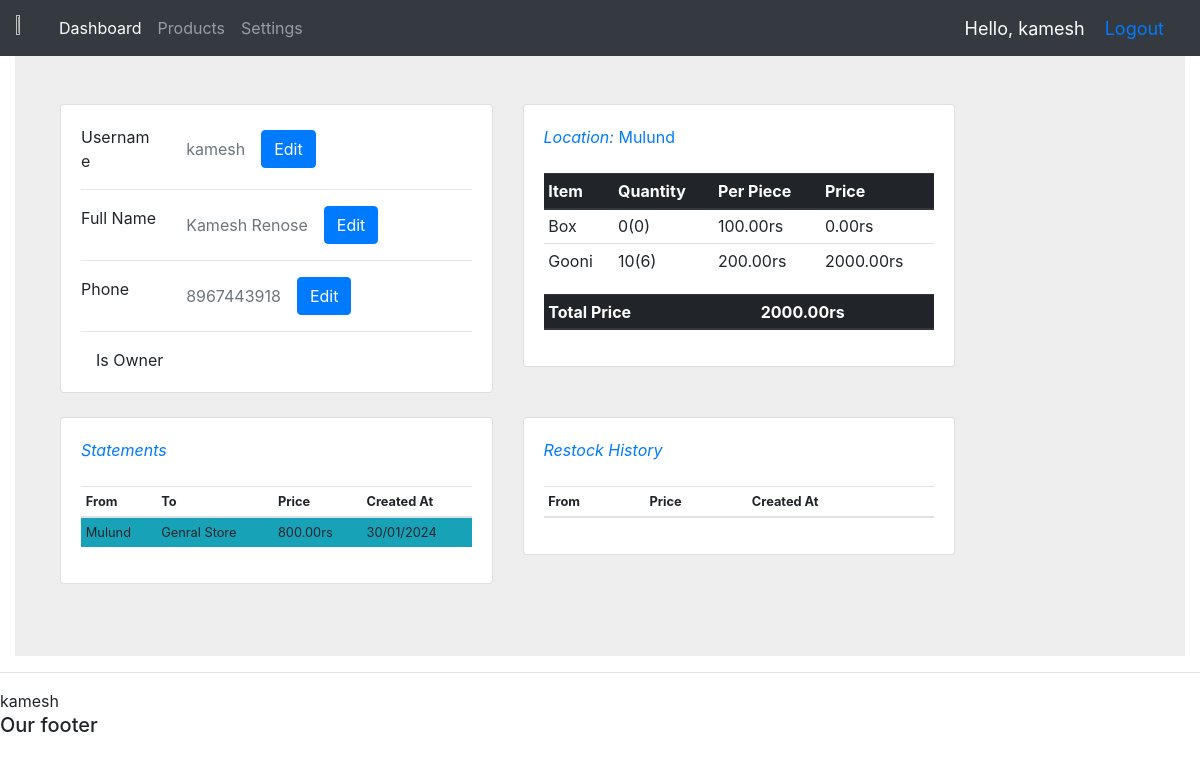
The app's page /userInfo/ (signed in) with its own data.
### accounts/models.py (models this page shows, shortened)
class Person(models.Model):
    user = models.OneToOneField(User, on_delete=models.CASCADE, null=True, blank=True)
    full_name = models.CharField(max_length=50, null=True, blank=True)
    number = models.CharField(max_length=15, null=True, blank=True)
    is_owner = models.BooleanField(default=False)
    def get_restock(self):
        if not self.is_owner:
            return None
        raw_statements = LocationStatement.objects.filter(creator=self).order_by(
            "-created_at"
        )
        statements = []
        color_map = {
            "Approved": "bg-success",
            "Rejected": "bg-danger",
            "Pending": "bg-info",
        }
        for each in raw_statements:
            data = each.get_ST_Info()
            data["status"] = color_map[data["status"]]
            statements.append(data)
        return statements
    def get_statement(self):
        raw_statements = StoreStatement.objects.filter(creator=self).order_by(
            "-created_at"
        )
        statements = []
        color_map = {
            "Approved": "bg-success",
            "Rejected": "bg-danger",
            "Pending": "bg-info",
        }
        for each in raw_statements:
            data = each.get_ST_Info()
            data["status"] = color_map[data["status"]]
            statements.append(data)
        return statements
    def has_location(self):
        try:
            self.location
            return True
        except:
            return False
    def get_assigned_location_name(self):
        if self.has_location():
            return self.location
        else:
            return None
    def inventory_for_assigned_location(self):
        if self.has_location():
            return self.location.get_inevn_data()
        else:
            return None

class Location(models.Model):
    name = models.CharField(max_length=50)
    person = models.OneToOneField(
        Person, on_delete=models.SET_NULL, null=True, blank=True
    )
    def get_inevn_data(self):
        ivent = Inventory.objects.filter(location=self)
        lst = []
        total = 0
        for each in ivent:
            data = {
                "name": each.item.name,
                "quan": each.quantity,
                "pend": each.pend,
                "per": each.item.price,
                "totP": each.price,
                "range": range(1, each.quantity + 1)
            }
            lst.append(data)
            total += data["totP"]
        return {"total_price": total, "data": lst}
    def __str__(self):
        return self.name

class Item(models.Model):
    name = models.CharField(max_length=50)
    price = models.DecimalField(max_digits=10, decimal_places=2)

class Store(models.Model):
    name = models.CharField(max_length=50)
    owner = models.CharField(max_length=25, null=True, blank=True)
    phone = models.CharField(max_length=10, null=True, blank=True)
    address = models.CharField(max_length=255, null=True, blank=True)
    location = models.ForeignKey(Location, on_delete=models.CASCADE)
    def __str__(self):
        return self.name

### accounts/views.py (the view)
# urls.py: path('userInfo/', userInfoEmp, name='userInfo'),
@login_required(login_url="login")
def userInfoEmp(request):
    user = User.objects.get(id=request.user.id)
    context = getInfo(user)
    return render(request, "accounts/userInfo.html", context)

### accounts/models.py (called while the page is built)
    @property
    def price(self):
        return self.quantity * self.item.price

    @property
    def price(self):
        return self.item.price * self.quantity

    def get_ST_Info(self):
        dataSt = {
            "from": self.warehouse,
            "to": self.customer,
            "creator": self.creator,
            "status": self.status,
            "itemList": self.tags.all(),
            "created_at": self.created_at.strftime('%d/%m/%Y'),
            "id": self.id,
        }
        dataSt["price"] = self.price
        return dataSt

    @property
    def price(self):
        return sum(item_quantity.price for item_quantity in self.tags.all())

### accounts/views.py (called while the page is built)
def getInfo(user):
    full_name = user.person.full_name
    phone = user.person.number
    inventory_data = user.person.inventory_for_assigned_location()
    location = user.person.get_assigned_location_name()
    statments = user.person.get_statement()
    restock = user.person.get_restock()
    context = {
        "id": user.person.id,
        "name": full_name,
        "phone": phone,
        "location": location,
        "inventory": inventory_data,
        "statements": statments,
        "restock": restock,
        "username": user.username,
    }
    return context

### accounts/templates/accounts/userInfo.html (shortened to what this page needs)
{% extends 'accounts/main.html' %}
{% block content %}
<section style="background-color: #eee;">
  <div class="container py-5">
    <div class="col-lg-12">
      <div class="row">
        <div class="col-md-5 mb-4">
          <div class="card">
            <div class="card-body">
              <div class="row">
                <div class="col-sm-3">
                  <p class="mb-0">Username</p>
                </div>
                <div class="col-sm-9 d-flex align-items-center">
                  <p class="text-muted mb-0">{{ username }}</p>
                  {% include 'accounts/editUserName.html' %}
                </div>
              </div>
              <hr>
              <div class="row">
                <div class="col-sm-3">
                  <p class="mb-0">Full Name</p>
                </div>
                <div class="col-sm-9 d-flex align-items-center">
                  <p class="text-muted mb-0">{{ name }}</p>
                  {% include 'accounts/editFullName.html' %}
                </div>
              </div>
              <hr>
              <div class="row">
                <div class="col-sm-3">
                  <p class="mb-0">Phone</p>
                </div>
                <div class="col-sm-9 d-flex align-items-center">
                  <p class="text-muted mb-0">{{ phone }}</p>
                  {% include 'accounts/editNumber.html' %}
                </div>
              </div>
              {% if request.user.person.is_owner %}
              <hr>
              <div class="col-sm-3">
                <p class="mb-0">Is Owner</p>
              </div>
              {% endif %}
            </div>
          </div>
        </div>
        <div class="col-md-5 mb-4">
          <div class="card">
            <div class="card-body">
              <p class="mb-4"><span class="text-primary font-italic me-1">Location:</span>
                {% if location %}
                <a href="{% url 'locationInfo' location.id %}">
                  {{ location }}
                </a>
                {% else %}
                {{ location }}
                {% endif %}
              </p>
              {% if inventory %}
              <table class="table table-sm">
                <thead class="thead-dark">
                  <tr>
                    <th scope="col">Item</th>
                    <th scope="col">Quantity</th>
                    <th scope="col">Per Piece</th>
                    <th scope="col">Price</th>
                  </tr>
                </thead>
                <tbody>
                  {% for each in inventory.data %}
                  <tr>
                    <td>{{each.name}}</td>
                    <td>{{each.quan}}({{each.pend}})</td>
                    <td>{{each.per}}rs</td>
                    <td>{{each.totP}}rs</td>
                  </tr>
                  {% endfor %}
                </tbody>
              </table>
              <table class="table table-sm">
                <thead class="thead-dark">
                  <tr>
                    <th scope="col">Total Price</th>
                    <th scope="col"></th>
                    <th scope="col"></th>
                    <th scope="col">{{inventory.total_price}}rs</th>
                  </tr>
                </thead>
              </table>
              {% endif %}
            </div>
          </div>
        </div>
      </div>
      {% include 'accounts/statmentTable.html' %}
    </div>
  </div>
</section>
{% endblock %}

### accounts/templates/accounts/main.html (shortened to what this page needs)
<!doctype html>
<html lang="en">
  <head>
    <link rel="stylesheet" href="https://cdn.jsdelivr.net/npm/bootstrap@4.0.0/dist/css/bootstrap.min.css">
  </head>
  <body>
    {% include 'accounts/navbar.html' %}
    <div class="container-fluid">{% block content %} {% endblock %}</div>
    <hr />
    {{request.user}}
    <h5>Our footer</h5>
  </body>
</html>

### accounts/templates/accounts/navbar.html (shortened to what this page needs)
{% load static %}
<nav class="navbar navbar-expand-lg navbar-dark bg-dark">
  <img src="{% static 'images/logo.jpg' %}" width = "3%" height = "3%" />
  <div class="collapse navbar-collapse" id="navbarNav">
    <ul class="navbar-nav">
      <li class="nav-item active">
        <a class="nav-link" href="{% url 'home' %}">Dashboard</a>
      </li>
      <li class="nav-item">
        <a class="nav-link" href="">Products</a>
      </li>
      <li class="nav-item">
        <a class="nav-link" href="">Settings</a>
      </li>
    </ul>
  </div>
  <span class="hello-msg">Hello, {{request.user}}</span>
  <span class="hello-msg"><a href="{% url 'logout' %}">Logout</a></span>
</nav>

### accounts/templates/accounts/statmentTable.html (shortened to what this page needs)
<div class="row">
    <div class="col-md-5 mb-4">
        <div class="card">
            <div class="card-body">
                <p class="mb-4"><span class="text-primary font-italic me-1">Statements</span>
                </p>
                <table class="table table-sm" style="font-size: 0.8rem;">
                    <thead class="thead">
                        <tr>
                            <th scope="col">From</th>
                            <th scope="col">To</th>
                            <th scope="col">Price</th>
                            <th scope="col">Created At</th>
                        </tr>
                    </thead>
                    <tbody>
                        {% for each in statements %}
                        <tr class="{{each.status}}" onclick="window.location='/statement/{{each.id}}';"
                            style="cursor:pointer;">
                            <td>{{each.from}}</td>
                            <td>{{each.to}}</td>
                            <td>{{each.price}}rs</td>
                            <td>{{each.created_at}}</td>
                        </tr>
                        {% endfor %}
                    </tbody>
                </table>
            </div>
        </div>
    </div>
    {% if restock != None %}
    <div class="col-md-5 mb-4">
        <div class="card">
            <div class="card-body">
                <p class="mb-4"><span class="text-primary font-italic me-1">Restock History</span>
                </p>
                <table class="table table-sm" style="font-size: 0.8rem;">
                    <thead class="thead">
                        <tr>
                            <th scope="col">From</th>
                            <th scope="col">Price</th>
                            <th scope="col">Created At</th>
                        </tr>
                    </thead>
                </table>
            </div>
        </div>
    </div>
    {% endif %}
</div>

### accounts/templates/accounts/navbar.html (style rules this page uses)
.hello-msg { font-size: 18px; color: #fff; margin-right: 20px; }

### records on screen
Person: full_name "Kamesh Renose", number "8967443918"
Location: name "Mulund", from "Mulund", to "Genral Store", price "800.00", created_at "30/01/2024"
Item: name "Box", per "100.00"
Item: name "Gooni", per "200.00"

### other values on screen
{{ request.user }} "kamesh"
{{ username }} "kamesh"
{{ each.quan }} "0" "10"
{{ each.pend }} "0" "6"
{{ each.totP }} "0.00" "2000.00"
{{ inventory.total_price }} "2000.00"
